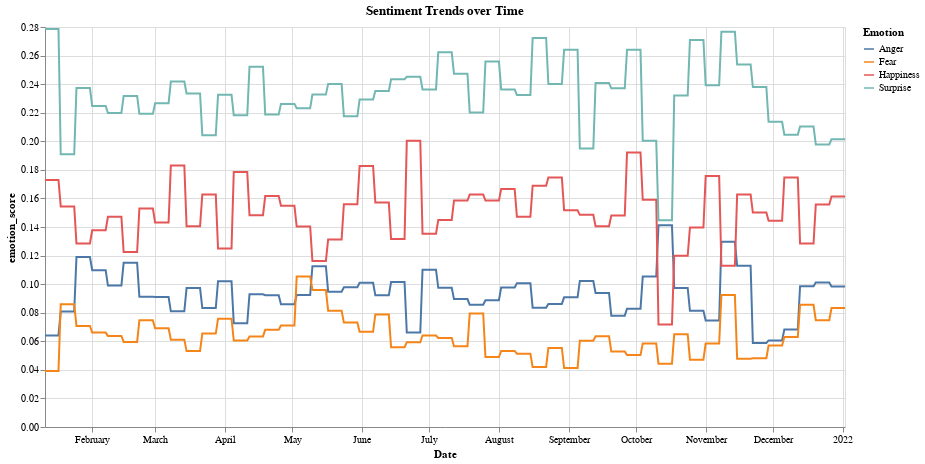

The cell this chart's notebook holds for it:
### Code cell
# chart with select Sentiment Scores
chart_TDM_GME_sentiment = alt.Chart(data_melt_select).mark_line().encode(
    x=alt.X('Date:T'),
    y='emotion_score:Q',
    color='Emotion:N',
    tooltip=['Date:T', 'Emotion:N','emotion_score:Q']
).properties(
    width=800,
    height=400,
    title="Sentiment Trends over Time"
).interactive()
chart_TDM_GME_sentiment

### Figure 1 — Vega-Lite specification as saved in the notebook (floating-point values rounded to 4 significant figures; data arrays with more than 128 entries replaced by an {"elided": "..."} marker saying what was removed)
{"config": {"view": {"continuousWidth": 300, "continuousHeight": 300}}, "data": {"name": "data-18c6221e52908538058bb25d89e5ea3a"}, "mark": {"type": "line"}, "encoding": {"color": {"field": "Emotion", "type": "nominal"}, "tooltip": [{"field": "Date", "type": "temporal"}, {"field": "Emotion", "type": "nominal"}, {"field": "emotion_score", "type": "quantitative"}], "x": {"field": "Date", "type": "temporal"}, "y": {"field": "emotion_score", "type": "quantitative"}}, "height": 400, "params": [{"name": "param_7", "select": {"type": "interval", "encodings": ["x", "y"]}, "bind": "scales"}], "title": "Sentiment Trends over Time", "width": 800, "$schema": "https://vega.github.io/schema/vega-lite/v5.14.1.json", "datasets": {"data-18c6221e52908538058bb25d89e5ea3a": {"elided": "1428 records"}}}
